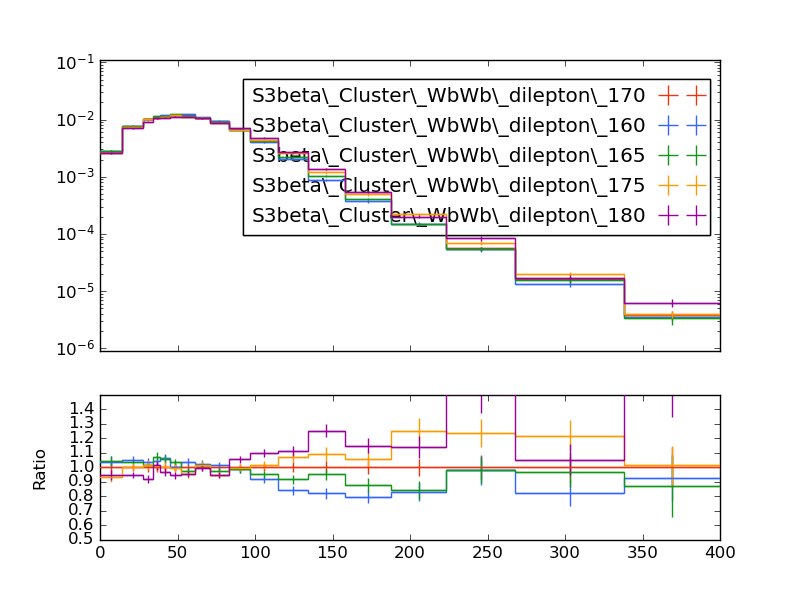

Recreate this plot in Python.
#! /usr/bin/env python

# This Python script was auto-generated using YODA v2.0.1.
# Analysis object: /WbWb_dilepton/pT_met
# Timestamp: 27-02-2025 (11:02:17)

import matplotlib as mpl
import matplotlib.pyplot as plt
mpl.use('Agg') # comment out for interactive use
import os
import numpy as np

plotDir = os.path.split(os.path.realpath(__file__))[0]
if 'YODA_USER_PLOT_PATH' in globals():
    plot_outdir = globals()['YODA_USER_PLOT_PATH']
else:
    plot_outdir = plotDir

#plot style
plt.style.use(os.path.join(plotDir, '../default.mplstyle'))

plt.rcParams['text.usetex'] = False
plt.style.use(['classic'])
plt.rc('font', family='DejaVu Sans')
# plot metadata
figW, figH = plt.rcParams['figure.figsize']
ax_xLabel = r''
ax_yLabel = r''
ax_title  = r''
ax_xScale = 'linear'
ax_yScale = 'log'
xLims = (0.0, 400.0)
yLims = (9e-07, 0.11000000000000001)

# TeX-friendly labels for the legend
labels = {
    'legend' : ([ r"S3beta\_Cluster\_WbWb\_dilepton\_170", r"S3beta\_Cluster\_WbWb\_dilepton\_160", r"S3beta\_Cluster\_WbWb\_dilepton\_165", r"S3beta\_Cluster\_WbWb\_dilepton\_175", r"S3beta\_Cluster\_WbWb\_dilepton\_180" ], r""),
}

# Adjust canvas width and height
canvasW = 10.0
canvasH = 9.0
figW *= canvasW/10.
figH *= canvasH/9.

# Create figure and axis objects
fig, (ax, ratio0_ax) = plt.subplots(2, 1, sharex=True,
                  figsize=(figW,figH), gridspec_kw={'height_ratios': (6.0, 3.0)})

# Set figure margins
plt.subplots_adjust(
    left   = 1.0 * plt.rcParams['figure.subplot.left'],
    right  = 1.0 * plt.rcParams['figure.subplot.right'],
    top    = 1.0 * plt.rcParams['figure.subplot.top'],
    bottom = 1.0 * plt.rcParams['figure.subplot.bottom'])

ratio0_ax.yaxis.set_major_locator(mpl.ticker.MultipleLocator(0.1))
ratio0_ax.set_ylim(0.5, 1.4999)
ratio0_ax.set_ylabel('Ratio')

# the numerical data is stored in a separate file
dataf = dict()
prefix = os.path.split(__file__)[0]
if prefix:    prefix = prefix + '/'
exec(open(prefix+'pT_met__data.py').read(), dataf)


legend_handles = dict() # keep track of handles for the legend

# style options for curves
# starts at zorder>=5 to draw curve on top of legend
styles = {
  'S3beta_Cluster_WbWb_dilepton_170.yoda.gz': {
    'color' : '#EE3311',
    'linestyle' : '-',
    'linewidth' : 1,
    'marker' : 'none',
    'markersize' : 2,
    'capsize' : 0.0,
    'zorder' : 5,
    'histstyle' : 1,
    'drawstyle' : 'steps-pre',
    'xerrorbars' : 1,
    'yerrorbars' : 1,
    'fillcolor' : None,
    'fillopacity' : 1.0,
    'ratio0_linestyle' : '-',
    'ratio0_linewidth' : 1,
    'ratio0_marker' : 'none',
    'ratio0_markersize' : 2,
    'ratio0_capsize' : 0.0,
    'ratio0_zorder' : 5,
    'ratio0_histstyle' : 1,
    'ratio0_drawstyle' : 'steps-pre',
    'ratio0_xerrorbars' : 1,
    'ratio0_yerrorbars' : 1,
  },
  'S3beta_Cluster_WbWb_dilepton_160.yoda.gz': {
    'color' : '#3366FF',
    'linestyle' : '-',
    'linewidth' : 1,
    'marker' : 'none',
    'markersize' : 2,
    'capsize' : 0.0,
    'zorder' : 6,
    'histstyle' : 1,
    'drawstyle' : 'steps-pre',
    'xerrorbars' : 1,
    'yerrorbars' : 1,
    'fillcolor' : None,
    'fillopacity' : 1.0,
    'ratio0_linestyle' : '-',
    'ratio0_linewidth' : 1,
    'ratio0_marker' : 'none',
    'ratio0_markersize' : 2,
    'ratio0_capsize' : 0.0,
    'ratio0_zorder' : 6,
    'ratio0_histstyle' : 1,
    'ratio0_drawstyle' : 'steps-pre',
    'ratio0_xerrorbars' : 1,
    'ratio0_yerrorbars' : 1,
  },
  'S3beta_Cluster_WbWb_dilepton_165.yoda.gz': {
    'color' : '#109618',
    'linestyle' : '-',
    'linewidth' : 1,
    'marker' : 'none',
    'markersize' : 2,
    'capsize' : 0.0,
    'zorder' : 7,
    'histstyle' : 1,
    'drawstyle' : 'steps-pre',
    'xerrorbars' : 1,
    'yerrorbars' : 1,
    'fillcolor' : None,
    'fillopacity' : 1.0,
    'ratio0_linestyle' : '-',
    'ratio0_linewidth' : 1,
    'ratio0_marker' : 'none',
    'ratio0_markersize' : 2,
    'ratio0_capsize' : 0.0,
    'ratio0_zorder' : 7,
    'ratio0_histstyle' : 1,
    'ratio0_drawstyle' : 'steps-pre',
    'ratio0_xerrorbars' : 1,
    'ratio0_yerrorbars' : 1,
  },
  'S3beta_Cluster_WbWb_dilepton_175.yoda.gz': {
    'color' : '#FF9900',
    'linestyle' : '-',
    'linewidth' : 1,
    'marker' : 'none',
    'markersize' : 2,
    'capsize' : 0.0,
    'zorder' : 8,
    'histstyle' : 1,
    'drawstyle' : 'steps-pre',
    'xerrorbars' : 1,
    'yerrorbars' : 1,
    'fillcolor' : None,
    'fillopacity' : 1.0,
    'ratio0_linestyle' : '-',
    'ratio0_linewidth' : 1,
    'ratio0_marker' : 'none',
    'ratio0_markersize' : 2,
    'ratio0_capsize' : 0.0,
    'ratio0_zorder' : 8,
    'ratio0_histstyle' : 1,
    'ratio0_drawstyle' : 'steps-pre',
    'ratio0_xerrorbars' : 1,
    'ratio0_yerrorbars' : 1,
  },
  'S3beta_Cluster_WbWb_dilepton_180.yoda.gz': {
    'color' : '#990099',
    'linestyle' : '-',
    'linewidth' : 1,
    'marker' : 'none',
    'markersize' : 2,
    'capsize' : 0.0,
    'zorder' : 9,
    'histstyle' : 1,
    'drawstyle' : 'steps-pre',
    'xerrorbars' : 1,
    'yerrorbars' : 1,
    'fillcolor' : None,
    'fillopacity' : 1.0,
    'ratio0_linestyle' : '-',
    'ratio0_linewidth' : 1,
    'ratio0_marker' : 'none',
    'ratio0_markersize' : 2,
    'ratio0_capsize' : 0.0,
    'ratio0_zorder' : 9,
    'ratio0_histstyle' : 1,
    'ratio0_drawstyle' : 'steps-pre',
    'ratio0_xerrorbars' : 1,
    'ratio0_yerrorbars' : 1,
  },
}

# curve from input yoda files in main panel
for label, yvals in dataf['yvals'].items():
    if all(np.isnan(v) for v in dataf['yvals'][label]):
        continue
    tmp = None
    if styles[label]['histstyle']: # draw as histogram
        xpos = dataf['xedges'][label] if styles[label]['drawstyle'] else dataf['xpoints'][label]
        ypos = np.insert(yvals, 0, yvals[0]) if styles[label]['drawstyle'] else yvals
        if styles[label]['fillcolor']: # fill area below curve
            ax.fill_between(xpos, ypos, step='pre',
                            color=styles[label]['fillcolor'],
                            alpha=styles[label]['fillopacity'])
        tmp, = ax.plot(xpos, ypos,
                       color=styles[label]['color'],
                       linestyle=styles[label]['linestyle'],
                       linewidth=styles[label]['linewidth'],
                       drawstyle=styles[label]['drawstyle'], solid_joinstyle='miter',
                       zorder=styles[label]['zorder'], label=label)
    tmp = ax.errorbar(dataf['xpoints'][label], yvals,
                      xerr=np.array(dataf['xerrs'][label])*styles[label]['xerrorbars'],
                      yerr=np.array(dataf['yerrs'][label])*styles[label]['yerrorbars'],
                      fmt=styles[label]['marker'], capsize=styles[label]['capsize'],
                      markersize=styles[label]['markersize'],
                      ecolor=styles[label]['color'],
                      color=styles[label]['color'], zorder=styles[label]['zorder'])
    tmp[-1][0].set_linestyle(styles[label]['linestyle'])
    tmp[-1][0].set_linewidth(styles[label]['linewidth'])
    if label in dataf['add_legend_handle']:  legend_handles[label] = tmp
    for varLabel in dataf['variation_yvals'].keys():
        if varLabel.startswith(label):
            tmp, = ax.plot(dataf['xedges'][label], dataf['variation_yvals'][varLabel],
                           color=styles[label]['color'],
                           linestyle=styles[label]['linestyle'],
                           linewidth=styles[label]['linewidth'],
                           drawstyle='steps-pre', solid_joinstyle='miter',
                           zorder=styles[label]['zorder'], alpha=0.5)


# plots on ratio panel
# curve from input yoda files in ratio panel
for label, yvals in dataf['ratio0_yvals'].items():
    if all(np.isnan(v) for v in yvals):
        continue
    if styles[label]['ratio0_histstyle']: # plot as histogram
        xpos = dataf['xedges']['S3beta_Cluster_WbWb_dilepton_170.yoda.gz'] if styles[label]['ratio0_drawstyle'] else dataf['xpoints']['S3beta_Cluster_WbWb_dilepton_170.yoda.gz']
        ypos = np.insert(yvals, 0, yvals[0]) if styles[label]['ratio0_drawstyle'] else yvals
        ratio0_ax.plot(xpos, ypos,
                       color=styles[label]['color'],
                       linewidth=styles[label]['linewidth'],
                       linestyle=styles[label]['ratio0_linestyle'],
                       drawstyle=styles[label]['ratio0_drawstyle'], zorder=styles[label]['zorder'],
                       solid_joinstyle='miter')
    tmp = ratio0_ax.errorbar(dataf['xpoints']['S3beta_Cluster_WbWb_dilepton_170.yoda.gz'], yvals,
                             xerr=np.array(dataf['ref_xerrs'])*styles[label]['ratio0_xerrorbars'],
                             yerr=np.array(dataf['ratio0_yerrs'][label])*styles[label]['ratio0_yerrorbars'],
                             fmt=styles[label]['ratio0_marker'], capsize=styles[label]['ratio0_capsize'],
                             markersize=styles[label]['ratio0_markersize'],
                             ecolor=styles[label]['color'],
                             color=styles[label]['color'])
    tmp[-1][0].set_linestyle(styles[label]['ratio0_linestyle'])
    tmp[-1][0].set_linewidth(styles[label]['ratio0_linewidth'])

    for varlabel in dataf['ratio0_variation_vals'].keys():
        if varlabel.startswith(label):
            ratio0_ax.plot(dataf['xedges']['S3beta_Cluster_WbWb_dilepton_170.yoda.gz'],
                            dataf['ratio0_variation_vals'][varlabel],
                            color=styles[label]['color'],
                            linestyle=styles[label]['linestyle'],
                            linewidth=styles[label]['linewidth'],
                            drawstyle='steps-pre', solid_joinstyle='miter',
                            zorder=1, alpha=0.5)

legend_items = list(legend_handles.values())
ax.add_artist(ax.legend(legend_items,
                        labels['legend'][0],
                        title=labels['legend'][1],
                        alignment='right',
                        loc='upper right',
                        bbox_to_anchor=(1.0, 0.97),markerfirst=False))

# set plot metadata as defined above
ratio0_ax.set_xlabel(ax_xLabel)
ratio0_ax.xaxis.set_label_coords(1., -0.15)
ax.set_ylabel(ax_yLabel, ha='right', va='top')
ax.yaxis.set_label_coords(-0.11, 1.0)
ax.set_title(ax_title, loc='left')
ax.set_xscale(ax_xScale)
ax.set_yscale(ax_yScale)
ax.set_xlim(xLims)
ax.set_ylim(yLims)

# tick formatting
plt.rcParams['xtick.top'] = True
plt.rcParams['ytick.right'] = True
ax.yaxis.set_major_locator(mpl.ticker.LogLocator(base=10.0, numticks=np.inf))
ax.yaxis.set_minor_locator(mpl.ticker.LogLocator(
                           base=10.0, subs=np.arange(0.1, 1, 0.1), numticks=np.inf))
fig.align_ylabels((ax, ratio0_ax))
plt.savefig(os.path.join(plot_outdir, 'pT_met.pdf'), format='PDF')
plt.savefig(os.path.join(plot_outdir, 'pT_met.png'), format='PNG')

plt.close(fig)
